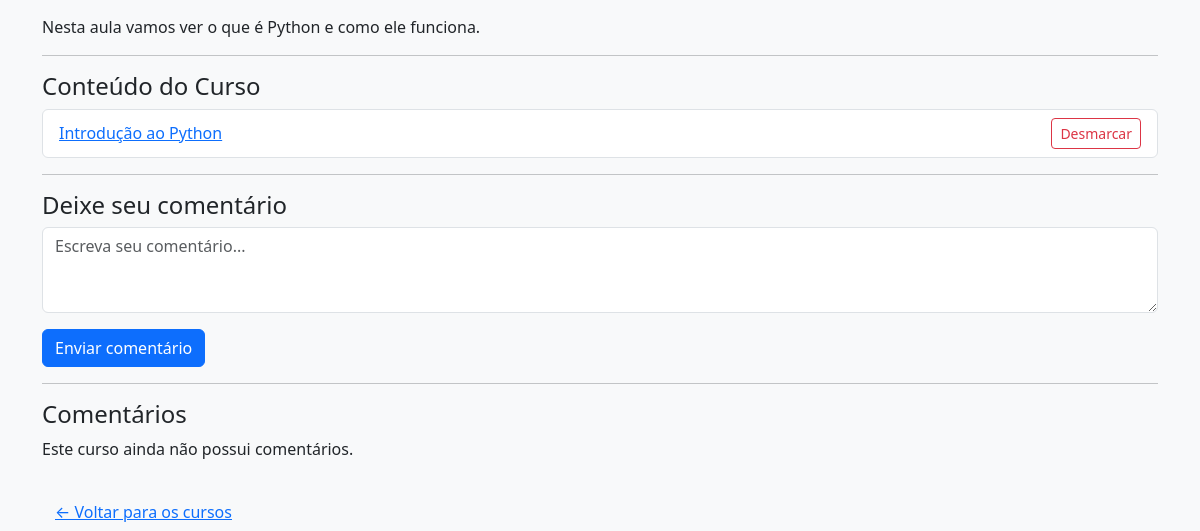
/python-para-iniciantes/ (signed in, lower part), run on an earlier commit of the app's database.
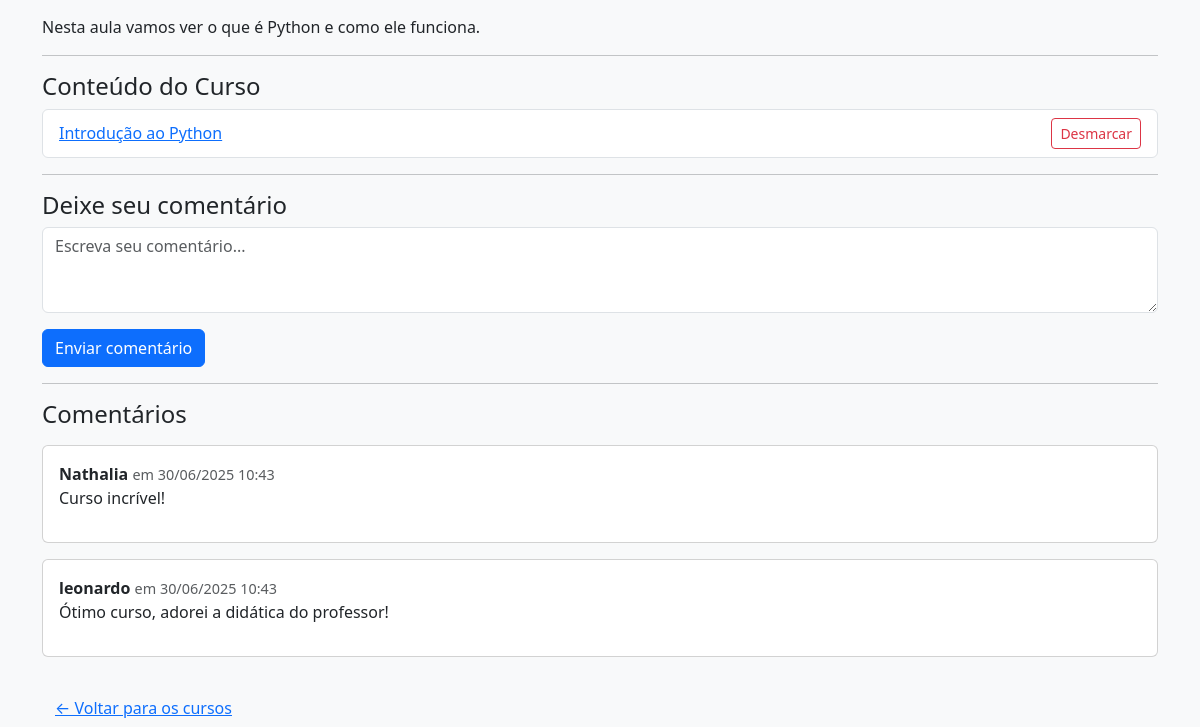
And on a later commit of the database.
### cursos/models.py (models this page shows, shortened)
class Aula(models.Model):
    curso = models.ForeignKey(Curso, on_delete=models.CASCADE, related_name='aulas')
    titulo = models.CharField(max_length=100)
    video_url = models.URLField(blank=True)
    conteudo = models.TextField(blank=True)

class Comentario(models.Model):
    curso = models.ForeignKey('Curso', on_delete=models.CASCADE, related_name='comentarios')
    usuario = models.ForeignKey(User, on_delete=models.CASCADE)
    texto = models.TextField()
    criado_em = models.DateTimeField(auto_now_add=True)

### cursos/views.py (the view)
# urls.py: path('<slug:slug>/', views.detalhe_curso, name='detalhe_curso'),
def detalhe_curso(request, slug):
    curso = get_object_or_404(Curso, slug=slug)
    aulas = Aula.objects.filter(curso=curso).order_by('id')
    esta_matriculado = False
    aula_atual = None
    aulas_assistidas_ids = []
    if request.user.is_authenticated:
        esta_matriculado = Matricula.objects.filter(usuario=request.user, curso=curso).exists()
        aula_id = request.GET.get('aula')
        if aula_id:
            aula_atual = get_object_or_404(Aula, id=aula_id, curso=curso)
        elif aulas.exists():
            aula_atual = aulas.first()
        aulas_assistidas_ids = list(
            AulaAssistida.objects.filter(usuario=request.user, aula__curso=curso).values_list('aula_id', flat=True)
        )
    else:
        aula_atual = aulas.first() if aulas.exists() else None
    progresso_percentual = (
        int((len(aulas_assistidas_ids) / aulas.count()) * 100) if aulas.exists() else 0
    )
    comentarios = curso.comentarios.all().order_by('-criado_em')
    form_comentario = ComentarioForm()
    contexto = {
        'curso': curso,
        'aulas': aulas,
        'aula_atual': aula_atual,
        'esta_matriculado': esta_matriculado,
        'aulas_assistidas_ids': aulas_assistidas_ids,  # variável correta
        'progresso_percentual': progresso_percentual,
        'comentarios': comentarios,
        'form_comentario': form_comentario,
    }
    return render(request, 'cursos/detalhe_curso.html', contexto)

### cursos/forms.py
class ComentarioForm(forms.ModelForm):
    class Meta:
        model = Comentario
        fields = ['texto']
        widgets = {
            'texto': forms.Textarea(attrs={
                'class': 'form-control',
                'rows': 3,
                'placeholder': 'Escreva seu comentário...'
            }),
        }

### cursos/templates/cursos/detalhe_curso.html (shortened to what this page needs)
{% extends 'base.html' %}
{% block content %}
{% if user.is_authenticated and esta_matriculado %}
  {% if aula_atual %}
    {% if aula_atual.conteudo %}
      <div class="mb-3">{{ aula_atual.conteudo|safe }}</div>
    {% endif %}
  {% endif %}
  <hr>
  <h4>Conteúdo do Curso</h4>
  <ul class="list-group">
    {% for aula in aulas %}
      <li class="list-group-item d-flex justify-content-between align-items-center">
        <a href="?aula={{ aula.id }}">{{ aula.titulo }}</a>
        {% if aula.id in aulas_assistidas_ids %}
          <form method="post" action="{% url 'desmarcar_aula' aula.id %}">
            <button class="btn btn-sm btn-outline-danger">Desmarcar</button>
          </form>
        {% else %}
          <form method="post" action="{% url 'marcar_aula' aula.id %}">
            {% csrf_token %}
            <button class="btn btn-sm btn-outline-success">Marcar</button>
          </form>
        {% endif %}
      </li>
    {% endfor %}
  </ul>
  <hr>
  <h4>Deixe seu comentário</h4>
  <form method="post" action="{% url 'comentar_curso' curso.slug %}">
    <div class="mb-3">
      {{ form_comentario.texto }}
    </div>
    <button type="submit" class="btn btn-primary">Enviar comentário</button>
  </form>
  <hr>
  <h4>Comentários</h4>
  {% if comentarios %}
    {% for comentario in comentarios %}
      <div class="card my-3">
        <div class="card-body">
          <strong>{{ comentario.usuario.username }}</strong>
          <span class="text-muted" style="font-size: 0.9em;">
            em {{ comentario.criado_em|date:"d/m/Y H:i" }}
          </span>
          <p>{{ comentario.texto }}</p>
        </div>
      </div>
    {% endfor %}
  {% else %}
    <p>Este curso ainda não possui comentários.</p>
  {% endif %}
{% endif %}
<a href="/" class="btn btn-link mt-3">← Voltar para os cursos</a>
{% endblock %}

### templates/base.html (shortened to what this page needs)
<!DOCTYPE html>
<html lang="pt-br">
<head>
<head>
    <link href="https://cdn.jsdelivr.net/npm/bootstrap@5.3.3/dist/css/bootstrap.min.css" rel="stylesheet">
</head>
</head>
<body id="body" class="bg-light text-dark">
    <div class="container mt-4">
        {% block content %}{% endblock %}
    </div>
</body>
</html>

What changed in the data, as far as the page shows it:
added Comentario: usuario.username "Nathalia", criado_em "30/06/2025 10:43", texto "Curso incrível!"
added Comentario: usuario.username "leonardo", criado_em "30/06/2025 10:43", texto "Ótimo curso, adorei a didática do professor!"
Also different on the page:
text no longer shown: "Este curso ainda não possui comentários."
